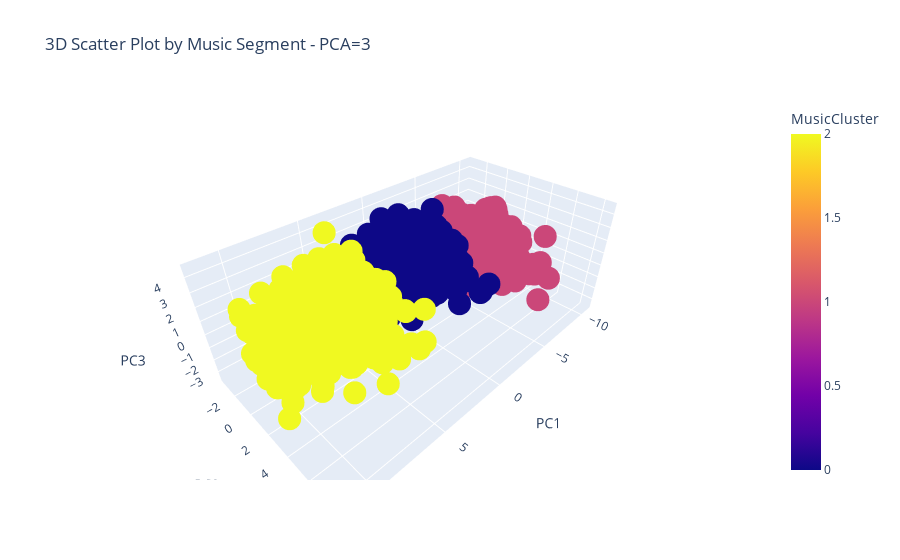

Source (notebook cell):
### Code cell
import plotly.express as px

# Create a 3D scatter plot
fig = px.scatter_3d(
    df_spotify_pca_predictions, 
    x='PC1', 
    y='PC2', 
    z='PC3', 
    color='MusicCluster', 
    title="3D Scatter Plot by Music Segment - PCA=3"
)

# Show the plot
fig.show()

### Figure 1 — Plotly figure (JSON) as saved in the notebook; plotly's stock layout.template omitted (floating-point values rounded to 4 significant figures; data arrays with more than 128 entries replaced by an {"elided": "..."} marker saying what was removed)
{"data": [{"hovertemplate": "PC1=%{x}<br>PC2=%{y}<br>PC3=%{z}<br>MusicCluster=%{marker.color}<extra></extra>", "legendgroup": "", "marker": {"color": {"elided": "2000 int values"}, "coloraxis": "coloraxis", "symbol": "circle"}, "mode": "markers", "name": "", "scene": "scene", "showlegend": false, "type": "scatter3d", "x": {"elided": "2000 float values"}, "y": {"elided": "2000 float values"}, "z": {"elided": "2000 float values"}}], "layout": {"coloraxis": {"colorbar": {"title": {"text": "MusicCluster"}}, "colorscale": [[0, "#0d0887"], [0.1111, "#46039f"], [0.2222, "#7201a8"], [0.3333, "#9c179e"], [0.4444, "#bd3786"], [0.5556, "#d8576b"], [0.6667, "#ed7953"], [0.7778, "#fb9f3a"], [0.8889, "#fdca26"], [1, "#f0f921"]]}, "legend": {"tracegroupgap": 0}, "scene": {"domain": {"x": [0, 1], "y": [0, 1]}, "xaxis": {"title": {"text": "PC1"}}, "yaxis": {"title": {"text": "PC2"}}, "zaxis": {"title": {"text": "PC3"}}}, "title": {"text": "3D Scatter Plot by Music Segment - PCA=3"}}}
